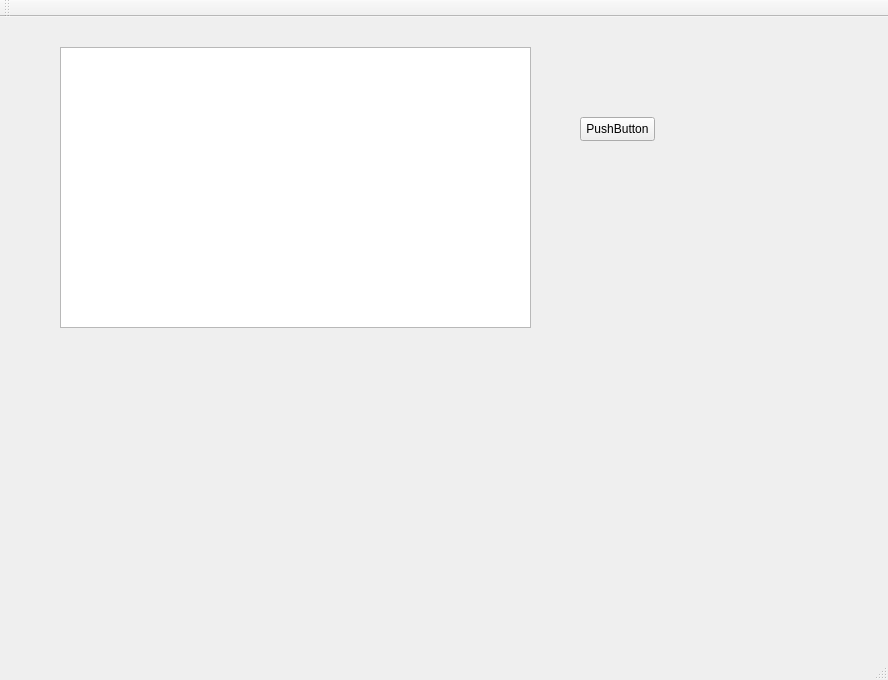
<?xml version="1.0" encoding="UTF-8"?>
<ui version="4.0">
 <class>qt_widget_testClass</class>
 <widget class="QMainWindow" name="qt_widget_testClass">
  <property name="geometry">
   <rect>
    <x>0</x>
    <y>0</y>
    <width>888</width>
    <height>680</height>
   </rect>
  </property>
  <property name="windowTitle">
   <string>qt_widget_test</string>
  </property>
  <widget class="QWidget" name="centralWidget">
   <widget class="QGraphicsView" name="graphicsView">
    <property name="geometry">
     <rect>
      <x>60</x>
      <y>30</y>
      <width>471</width>
      <height>281</height>
     </rect>
    </property>
   </widget>
   <widget class="QPushButton" name="pushButton">
    <property name="geometry">
     <rect>
      <x>580</x>
      <y>100</y>
      <width>75</width>
      <height>24</height>
     </rect>
    </property>
    <property name="text">
     <string>PushButton</string>
    </property>
   </widget>
  </widget>
  <widget class="QMenuBar" name="menuBar">
   <property name="geometry">
    <rect>
     <x>0</x>
     <y>0</y>
     <width>888</width>
     <height>22</height>
    </rect>
   </property>
  </widget>
  <widget class="QToolBar" name="mainToolBar">
   <attribute name="toolBarArea">
    <enum>TopToolBarArea</enum>
   </attribute>
   <attribute name="toolBarBreak">
    <bool>false</bool>
   </attribute>
  </widget>
  <widget class="QStatusBar" name="statusBar"/>
 </widget>
 <layoutdefault spacing="6" margin="11"/>
 <resources>
  <include location="qt_widget_test.qrc"/>
 </resources>
 <connections>
  <connection>
   <sender>pushButton</sender>
   <signal>clicked()</signal>
   <receiver>qt_widget_testClass</receiver>
   <slot>test()</slot>
   <hints>
    <hint type="sourcelabel">
     <x>633</x>
     <y>147</y>
    </hint>
    <hint type="destinationlabel">
     <x>646</x>
     <y>246</y>
    </hint>
   </hints>
  </connection>
 </connections>
 <slots>
  <slot>test()</slot>
 </slots>
</ui>
